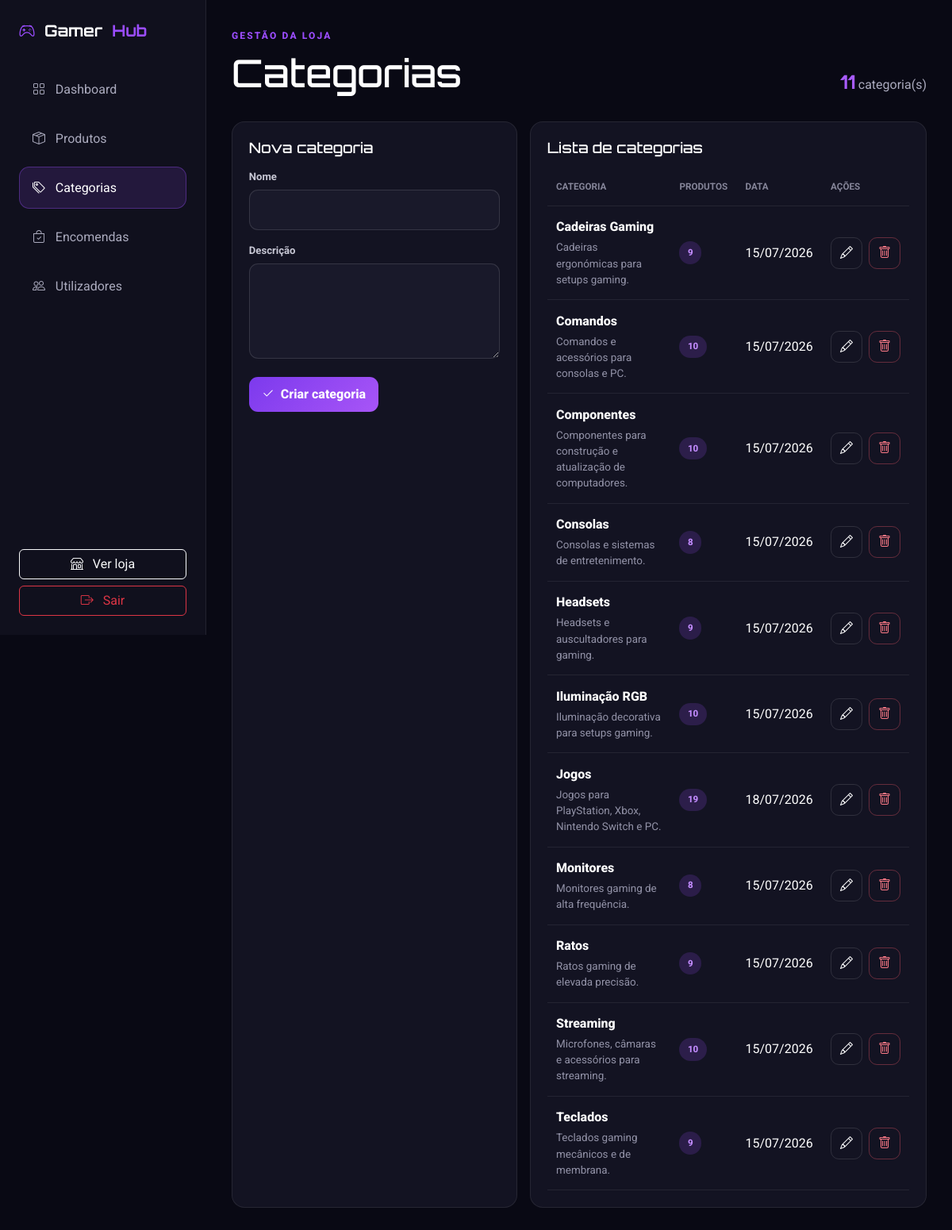
The page /admin/categorias.php (signed in) on the database its author committed.
### tables this page shows
CREATE TABLE `categories` (
  `id` int(11) NOT NULL,
  `nome` varchar(100) NOT NULL,
  `descricao` text DEFAULT NULL,
  `criado_em` timestamp NOT NULL DEFAULT current_timestamp()
);

### admin/categorias.php (the view, shortened to what this page needs)
<?php
$db = new Database();
$conn = $db->connect();
$nome = "";
$descricao = "";
$categoriaEditarId = null;
$sqlCategorias = "
    SELECT
        categories.id,
        categories.nome,
        categories.descricao,
        categories.criado_em,
        COUNT(products.id) AS total_produtos
    FROM categories
    LEFT JOIN products
        ON products.categoria_id = categories.id
    GROUP BY
        categories.id,
        categories.nome,
        categories.descricao,
        categories.criado_em
    ORDER BY categories.nome ASC
";
$categorias = $conn
    ->query($sqlCategorias)
    ->fetchAll(PDO::FETCH_ASSOC);
?>
<!DOCTYPE html>
<html lang="pt-PT">
<head>
    <link
        href="https://cdn.jsdelivr.net/npm/bootstrap@5.3.3/dist/css/bootstrap.min.css"
        rel="stylesheet"
    >
    <link
        rel="stylesheet"
        href="https://cdn.jsdelivr.net/npm/bootstrap-icons@1.11.3/font/bootstrap-icons.min.css"
    >
</head>
<body>
<div class="admin-shell">
    <aside class="admin-sidebar">
        <a href="index.php" class="admin-logo">
            <i class="bi bi-controller"></i>
            Gamer<span>Hub</span>
        </a>
        <nav class="admin-nav">
            <a href="index.php">
                <i class="bi bi-grid"></i>
                Dashboard
            </a>
            <a href="produtos.php">
                <i class="bi bi-box-seam"></i>
                Produtos
            </a>
            <a href="categorias.php" class="active">
                <i class="bi bi-tags"></i>
                Categorias
            </a>
            <a href="encomendas.php">
                <i class="bi bi-bag-check"></i>
                Encomendas
            </a>
            <a href="utilizadores.php">
                <i class="bi bi-people"></i>
                Utilizadores
            </a>
        </nav>
        <div class="admin-sidebar-footer">
            <a
                href="../index.php"
                class="btn btn-outline-light w-100 mb-2"
            >
                <i class="bi bi-shop me-2"></i>
                Ver loja
            </a>
            <a
                href="../logout.php"
                class="btn btn-outline-danger w-100"
            >
                <i class="bi bi-box-arrow-right me-2"></i>
                Sair
            </a>
        </div>
    </aside>
    <main class="admin-main">
        <header class="admin-header">
            <div>
                <span>Gestão da loja</span>
                <h1>Categorias</h1>
            </div>
            <div class="admin-count">
                <strong><?= count($categorias) ?></strong>
                categoria(s)
            </div>
        </header>
        <section class="admin-grid">
            <article class="admin-panel">
                <h2>
                    <?= $categoriaEditarId
                        ? "Editar categoria"
                        : "Nova categoria" ?>
                </h2>
                <form
                    action="categorias.php<?= $categoriaEditarId
                        ? "?editar=" . $categoriaEditarId
                        : "" ?>"
                    method="post"
                >
                    <div class="form-field">
                        <label for="nome">
                            Nome
                        </label>
                        <input
                            id="nome"
                            type="text"
                            name="nome"
                            value="<?= htmlspecialchars($nome) ?>"
                            maxlength="100"
                            required
                        >
                    </div>
                    <div class="form-field">
                        <label for="descricao">
                            Descrição
                        </label>
                        <textarea
                            id="descricao"
                            name="descricao"
                        ><?= htmlspecialchars($descricao) ?></textarea>
                    </div>
                    <div class="d-flex flex-wrap gap-2">
                        <button
                            type="submit"
                            name="<?= $categoriaEditarId
                                ? "atualizar_categoria"
                                : "criar_categoria" ?>"
                            class="btn-purple"
                        >
                            <i class="bi bi-check2"></i>
                            <?= $categoriaEditarId
                                ? "Guardar alterações"
                                : "Criar categoria" ?>
                        </button>
                    </div>
                </form>
            </article>
            <article class="admin-panel">
                <h2>Lista de categorias</h2>
                <?php if (empty($categorias)): ?>
                    <div class="empty-state">
                        Ainda não existem categorias.
                    </div>
                <?php else: ?>
                    <div class="table-responsive">
                        <table class="admin-table">
                            <thead>
                                <tr>
                                    <th>Categoria</th>
                                    <th>Produtos</th>
                                    <th>Data</th>
                                    <th>Ações</th>
                                </tr>
                            </thead>
                            <tbody>
                                <?php foreach (
                                    $categorias
                                    as $categoria
                                ): ?>
                                    <tr>
                                        <td>
                                            <div class="category-name">
                                                <?= htmlspecialchars(
                                                    $categoria["nome"]
                                                ) ?>
                                            </div>
                                            <div class="category-description">
                                                <?= htmlspecialchars(
                                                    $categoria["descricao"]
                                                        ?: "Sem descrição"
                                                ) ?>
                                            </div>
                                        </td>
                                        <td>
                                            <span class="badge-soft">
                                                <?= (int) $categoria[
                                                    "total_produtos"
                                                ] ?>
                                            </span>
                                        </td>
                                        <td>
                                            <?= date(
                                                "d/m/Y",
                                                strtotime(
                                                    $categoria["criado_em"]
                                                )
                                            ) ?>
                                        </td>
                                        <td>
                                            <div class="actions">
                                                <a
                                                    href="categorias.php?editar=<?= (int) $categoria[
                                                        "id"
                                                    ] ?>"
                                                    class="icon-button"
                                                    title="Editar categoria"
                                                >
                                                    <i class="bi bi-pencil"></i>
                                                </a>
                                                <a
                                                    href="categorias.php?apagar=<?= (int) $categoria[
                                                        "id"
                                                    ] ?>"
                                                    class="icon-button icon-button-danger"
                                                    title="Apagar categoria"
                                                    onclick="return confirm('Apagar esta categoria?');"
                                                >
                                                    <i class="bi bi-trash"></i>
                                                </a>
                                            </div>
                                        </td>
                                    </tr>
                                <?php endforeach; ?>
                            </tbody>
                        </table>
                    </div>
                <?php endif; ?>
            </article>
        </section>
    </main>
</div>
</body>
</html>

### admin/categorias.php (style rules this page uses)
body { min-height: 100vh; margin: 0; background: #090914; color: #ffffff; font-family: "Roboto", sans-serif; }
.admin-shell { display: grid; grid-template-columns: 260px minmax(0, 1fr); min-height: 100vh; }
.admin-sidebar { position: sticky; top: 0; height: 100vh; padding: 1.5rem; border-right: 1px solid rgba(255,255,255,.08); background: #10101d; }
.admin-logo { display: flex; align-items: center; gap: .75rem; margin-bottom: 2rem; color: #ffffff; font-family: "Orbitron", sans-serif; font-size: 1.25rem; font-weight: 700; text-decoration: none; }
.admin-logo i, .admin-logo span { color: #9b4dff; }
.admin-nav { display: grid; gap: .55rem; }
.admin-nav a { display: flex; align-items: center; gap: .8rem; padding: .85rem 1rem; border: 1px solid transparent; border-radius: .8rem; color: #aaaabd; text-decoration: none; }
.admin-nav a:hover, .admin-nav a.active { border-color: rgba(155,77,255,.35); background: rgba(155,77,255,.14); color: #ffffff; }
.admin-sidebar-footer { position: absolute; right: 1.5rem; bottom: 1.5rem; left: 1.5rem; }
.admin-main { padding: 2rem; }
.admin-header { display: flex; align-items: flex-end; justify-content: space-between; gap: 1rem; margin-bottom: 2rem; }
.admin-header span { color: #9b4dff; font-size: .75rem; font-weight: 800; letter-spacing: .18em; text-transform: uppercase; }
.admin-header h1 { margin: .45rem 0 0; font-family: "Orbitron", sans-serif; font-size: clamp(2rem,4vw,3.3rem); }
.admin-count { color: #aaaabd; }
.admin-count strong { color: #a95cff; font-family: "Orbitron", sans-serif; font-size: 1.5rem; }
.admin-grid { display: grid; grid-template-columns: 360px minmax(0,1fr); gap: 1rem; }
.admin-panel { padding: 1.3rem; border: 1px solid rgba(255,255,255,.08); border-radius: 1rem; background: #131322; }
.admin-panel h2 { margin: 0 0 1rem; font-family: "Orbitron", sans-serif; font-size: 1.15rem; }
.form-field { margin-bottom: 1rem; }
.form-field label { display: block; margin-bottom: .4rem; color: #c8c8d5; font-size: .82rem; font-weight: 700; }
.form-field input, .form-field textarea { width: 100%; padding: .8rem .9rem; border: 1px solid rgba(255,255,255,.12); border-radius: .7rem; outline: none; background: #19192a; color: #ffffff; }
.form-field textarea { min-height: 120px; resize: vertical; }
.btn-purple { display: inline-flex; min-height: 44px; align-items: center; justify-content: center; gap: .5rem; padding: 0 1rem; border: 0; border-radius: .7rem; background: linear-gradient(135deg,#7c3aed,#a855f7); color: #ffffff; font-weight: 800; text-decoration: none; }
.admin-table { width: 100%; border-collapse: collapse; }
.admin-table th, .admin-table td { padding: .9rem .7rem; border-bottom: 1px solid rgba(255,255,255,.07); text-align: left; vertical-align: middle; }
.admin-table th { color: #858599; font-size: .73rem; text-transform: uppercase; }
.category-name { font-weight: 800; }
.category-description { margin-top: .25rem; color: #9292a7; font-size: .84rem; }
.badge-soft { display: inline-flex; padding: .35rem .65rem; border-radius: 999px; background: rgba(155,77,255,.18); color: #c38cff; font-size: .72rem; font-weight: 800; }
.actions { display: flex; gap: .5rem; }
.icon-button { display: inline-grid; width: 40px; height: 40px; place-items: center; border: 1px solid rgba(255,255,255,.12); border-radius: .65rem; color: #ffffff; text-decoration: none; }
.icon-button-danger { border-color: rgba(255,92,110,.35); color: #ff7b88; }

### rows shown on the page
categories: nome "Cadeiras Gaming", descricao "Cadeiras ergonómicas para setups gaming.", categoria "9", criado_em "15/07/2026"
categories: nome "Comandos", descricao "Comandos e acessórios para consolas e PC.", categoria "10", criado_em "15/07/2026"
categories: nome "Componentes", descricao "Componentes para construção e atualização de computadores.", categoria "10", criado_em "15/07/2026"
categories: nome "Consolas", descricao "Consolas e sistemas de entretenimento.", categoria "8", criado_em "15/07/2026"
categories: nome "Headsets", descricao "Headsets e auscultadores para gaming.", categoria "9", criado_em "15/07/2026"
categories: nome "Iluminação RGB", descricao "Iluminação decorativa para setups gaming.", categoria "10", criado_em "15/07/2026"
categories: nome "Jogos", descricao "Jogos para PlayStation, Xbox, Nintendo Switch e PC.", categoria "19", criado_em "18/07/2026"
categories: nome "Monitores", descricao "Monitores gaming de alta frequência.", categoria "8", criado_em "15/07/2026"
categories: nome "Ratos", descricao "Ratos gaming de elevada precisão.", categoria "9", criado_em "15/07/2026"
categories: nome "Streaming", descricao "Microfones, câmaras e acessórios para streaming.", categoria "10", criado_em "15/07/2026"
categories: nome "Teclados", descricao "Teclados gaming mecânicos e de membrana.", categoria "9", criado_em "15/07/2026"

### other values the page prints
count($categorias) "11"
